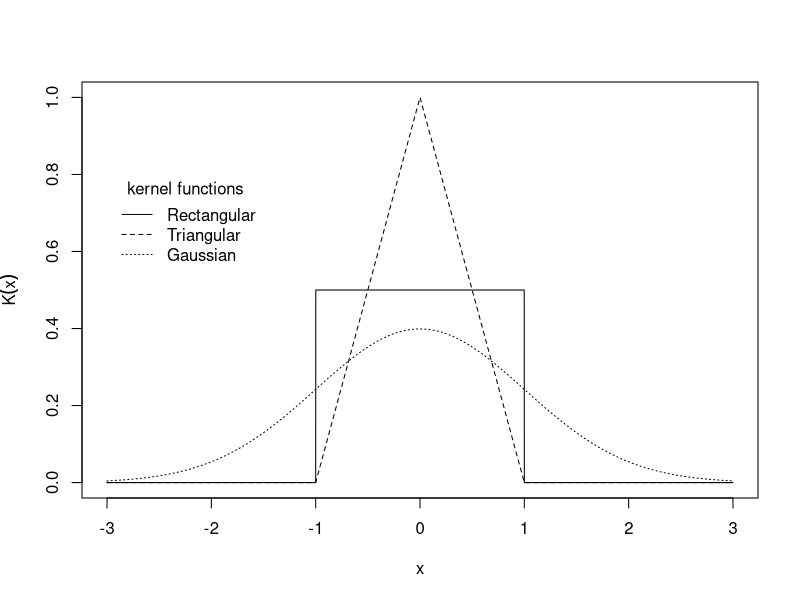
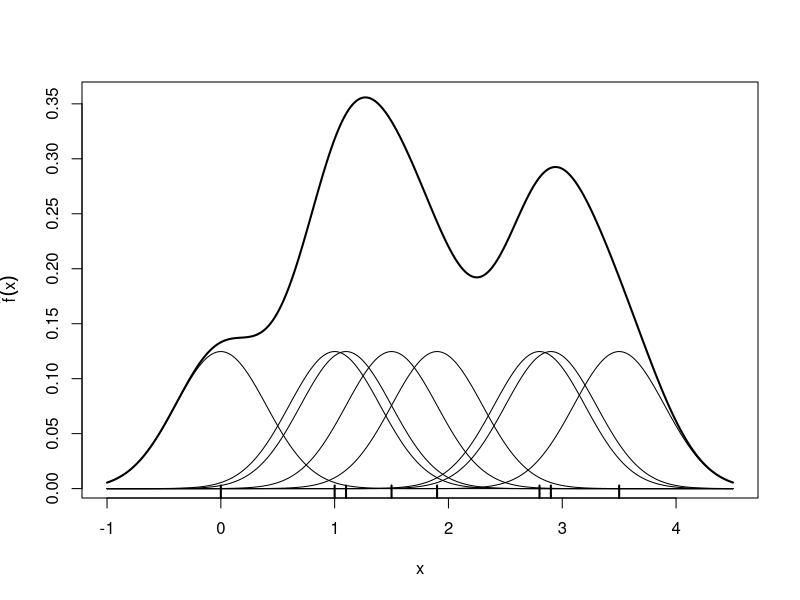
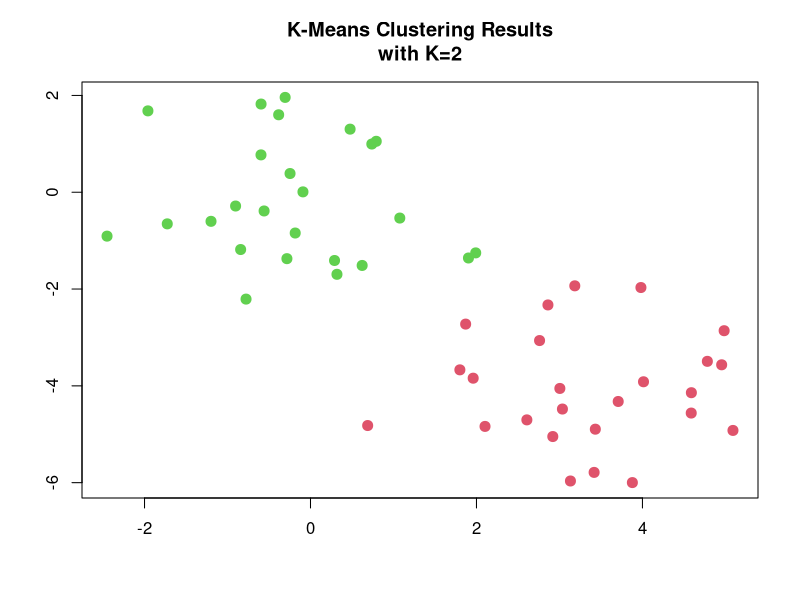
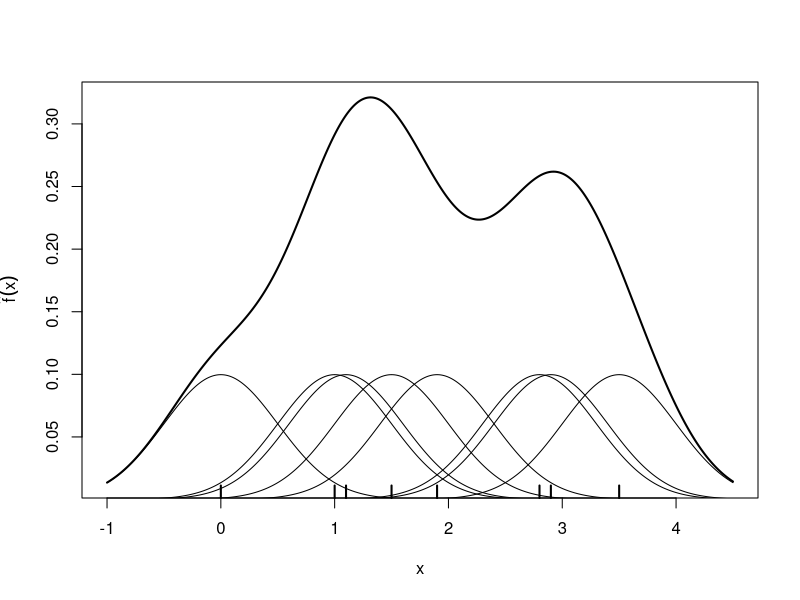

Source code (R) for these figures, in order: (Note: this script raises an error after producing the figures.)
rec <- function(x) (abs(x) < 1) * 0.5
tri <- function(x) (abs(x) < 1) * (1 - abs(x))
gauss <- function(x) 1/sqrt(2*pi) * exp(-(x^2)/2)
x <- seq(from = -3, to = 3, by = 0.001)
plot(x, rec(x), type = "l", ylim = c(0,1), lty = 1,ylab = expression(K(x)))
lines(x, tri(x), lty = 2)
lines(x, gauss(x), lty = 3)
legend(-3, 0.8, legend = c("Rectangular", "Triangular", "Gaussian"),lty = 1:3, title = "kernel functions", bty = "n")

#   sapply() applies a function to elements in a list and returns the results
#   in a vector, matrix, or list,
#   apply() applies a function to rows or columns of a matrix (more generally,
#                                                              to dimensions of an array),
#   rowSums() sums up the rows of a matrix (this function is a computation-
#                                             ally ecient special case of apply),
#   rug() creates a set of tick marks along the base of a plot.

x <- c(0, 1, 1.1, 1.5, 1.9, 2.8, 2.9, 3.5)
n <- length(x)
xgrid <- seq(from=min(x)-1, to=max(x)+1, by=0.01)
h <- 0.4
bumps <- sapply(x, function(a) gauss((xgrid-a)/h)/(n*h))
plot(xgrid, rowSums(bumps), ylab=expression(hat(f)(x)),
     type = "l", xlab = "x", lwd = 2)
rug(x, lwd=2)
out <- apply(bumps, 2, function(b) lines(xgrid, b))


#K-means clustering
set.seed(2)
x <- matrix(rnorm(50*2),ncol=2)
x[1:25,1] <- x[1:25,1]+3
x[1:25,2] <- x[1:25,2]-4

km.out <- kmeans(x, 2, nstart=20)
km.out$cluster


plot(x, col=(km.out$cluster+1), main="K-Means Clustering Results
with K=2", xlab="", ylab="", pch=20, cex=2)

set.seed(4)
km.out <- kmeans(x, 3, nstart=20)
km.out

set.seed(3)
km.out <- kmeans(x, 3, nstart=1)
km.out$tot.withins
km.out <- kmeans(x, 3, nstart=20)
km.out$tot.withinss







#Ex.. 1
x <- c(0, 1, 1.1, 1.5, 1.9, 2.8, 2.9, 3.5)
n <- length(x)
xgrid <- seq(from=min(x)-1, to=max(x)+1, by=0.01)
#h <- 0.6
h <- 0.5

bumps <- sapply(x, function(a) gauss((xgrid-a)/h)/(n*h))
plot(xgrid, rowSums(bumps), ylab=expression(hat(f)(x)),
     type = "l", xlab = "x", lwd = 2)
rug(x, lwd=2)
out <- apply(bumps, 2, function(b) lines(xgrid, b))

# Ex.. 2

set.seed(2)
x <- matrix(rnorm(60*2),ncol=2)
x[1:20,1] <- x[1:20,1]+3
x[1:20,2] <- x[1:20,2]-4
x[1:20,3] <- x[1:20,3]-4

km.out <- kmeans(x, 2, nstart=20)
km.out$cluster

